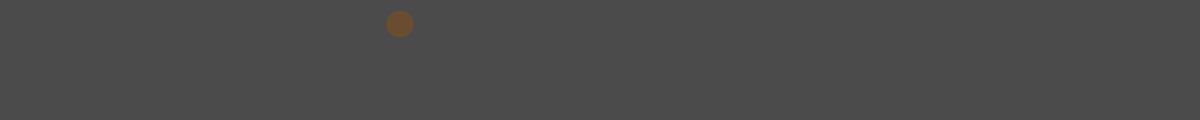
Frame 1 (no input)
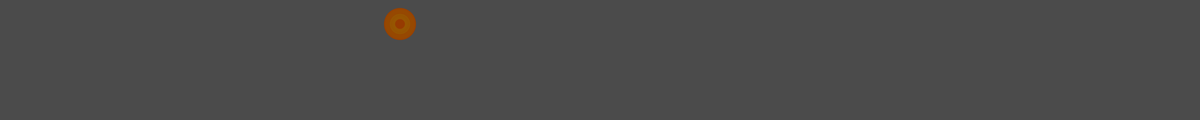
Frame 60 (the mouse pressed at the canvas centre just before this capture)
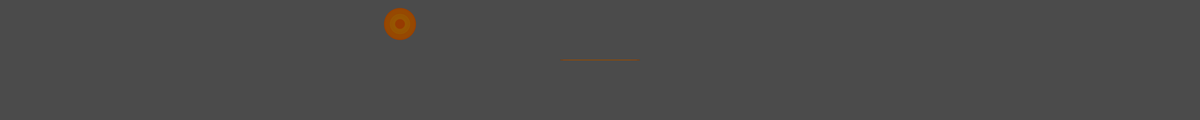
Frame 120 (the mouse held since frame 60 and released just before this capture)

The Processing sketch that drew these frames (run headless with seeded random() and noise(); from frame 60 on, the mouse is pressed at the canvas centre):

// Processing sketch: processing_176706
// ── processing_176706.pde

int counter;

void setup() {  //setup function called initially, only once
  size(3000, 300);
  background(75);  //set background black
  colorMode(HSB);   //set colors to Hue, Saturation, Brightness mode
  counter = 0;
}

void draw() {  //draw function loops 
  counter++;
  noStroke();
  fill(random(35),340,150,100);
  
  if(mousePressed == true) { //add some interaction
    ellipse(mouseX, mouseY, 200, 1);
  }
  else {
    ellipse(width/3, height/5, 80*sin(counter), 80*sin(counter));
  }
}
